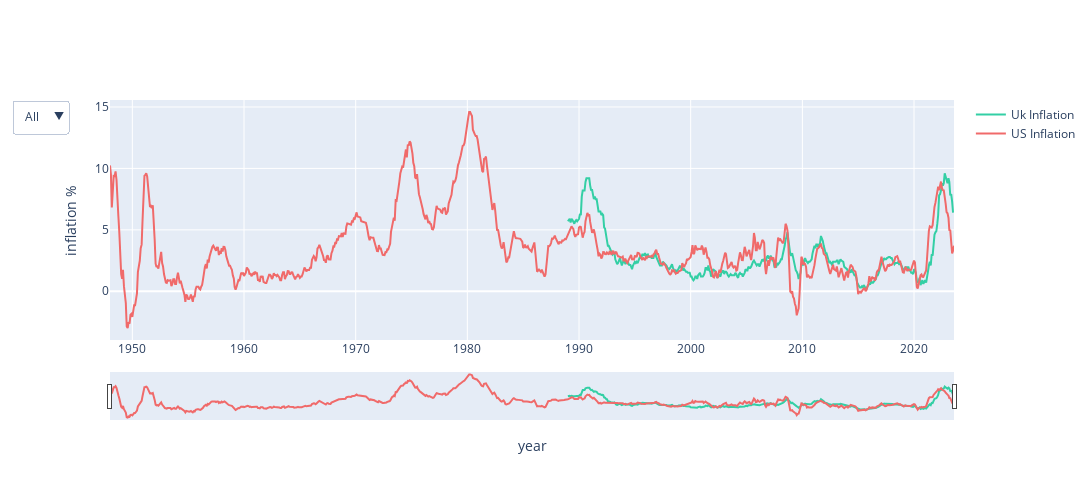

Write notebook code for a chart like this one.
### Code cell
plot_inflation_series()

### Figure 1 — Plotly figure (JSON) as saved in the notebook; plotly's stock layout.template omitted (floating-point values rounded to 4 significant figures; data arrays with more than 128 entries replaced by an {"elided": "..."} marker saying what was removed)
{"data": [{"line": {"color": "#33CFA5"}, "name": "Uk Inflation", "type": "scatter", "x": {"elided": "415 str values"}, "y": {"elided": "415 float values"}}, {"line": {"color": "#F06A6A"}, "name": "US Inflation", "type": "scatter", "x": {"elided": "908 str values"}, "y": {"elided": "908 float values"}}], "layout": {"autosize": false, "height": 500, "updatemenus": [{"active": 0, "buttons": [{"args": [{"visible": [true, true]}, {"annotations": [], "title": "title US"}], "label": "All", "method": "update"}, {"args": [{"visible": [true, false]}, {"annotations": [], "title": "title"}], "label": "Uk", "method": "update"}, {"args": [{"visible": [false, true]}, {"annotations": [], "title": "title US"}], "label": "US", "method": "update"}]}], "width": 1200, "xaxis": {"rangeslider": {"visible": true}, "title": {"text": "year"}}, "yaxis": {"title": {"text": "inflation %"}}}}
